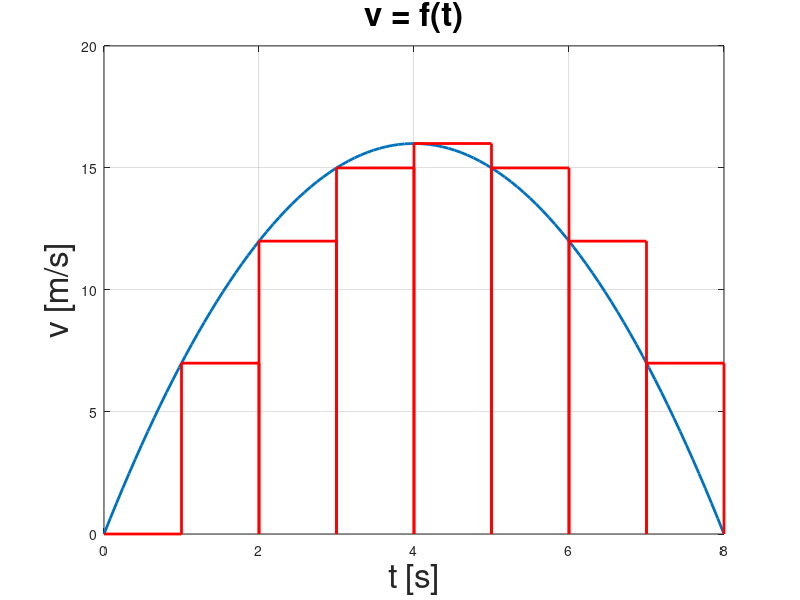

MATLAB code for this plot:
clear all
close all
clc

%% Parameter of the velocity function
tmin = 0;
tmax = 8;
N = 100;

t = linspace(tmin,tmax,N);
%% The functions 
% Velocity
v = t.*(8-t);

%% Velocity Plot

plot(t,v,'LineWidth',2)
xlabel('t [s]', 'FontSize', 24)
ylabel('v [m/s]', 'FontSize', 24)
title('v = f(t)', 'FontSize', 24)
grid on
hold on 

%% Step Size
dT = 1;

NoI = (tmax - tmin)/dT;
tn = 0;
vIntPrev = 0;

for i = 1:NoI
    
    vY = tn*(8-tn);
    tn_1 = tn + dT; % t_n+1
    %% Velocity Euler Rectangles
    
    plot([tn,tn,tn_1,tn_1],[0,vY,vY,0],'r','LineWidth',2 );
    waitforbuttonpress;
    
    tn = tn_1;
    
end